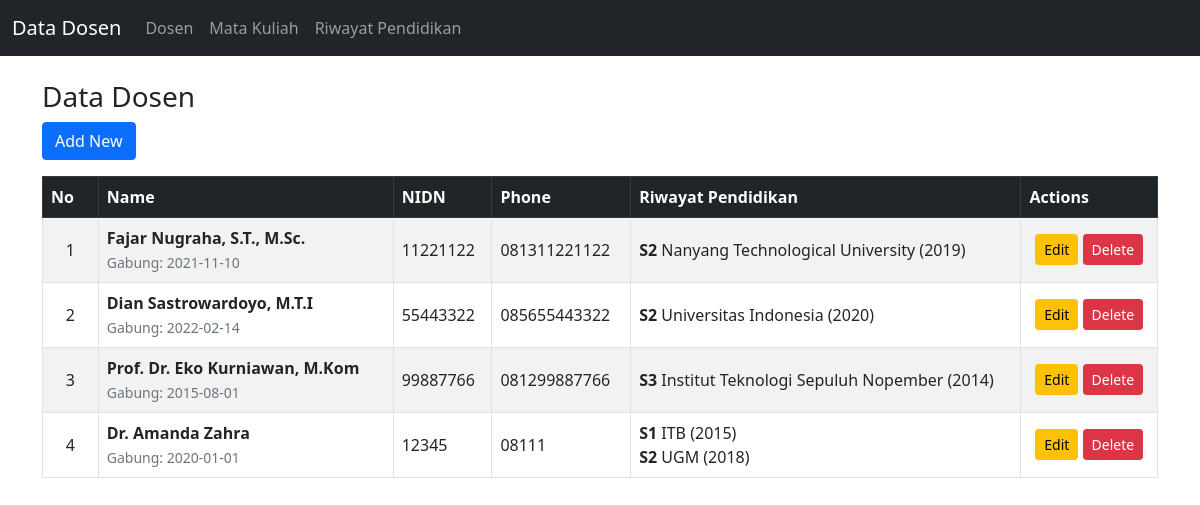
The page / on the database its author committed.
### tables this page shows
CREATE TABLE `lecturers` (
  `id` int(11) NOT NULL AUTO_INCREMENT,
  `name` varchar(100) NOT NULL,
  `nidn` varchar(20) NOT NULL,
  `phone` varchar(20) DEFAULT NULL,
  `join_date` date DEFAULT NULL,
  PRIMARY KEY (`id`)
);

### Controllers/LecturerController.php (called while the page is built, shortened)
<?php
include_once 'models/Lecturer.php';
class LecturerController {
    private $model;
    public function __construct() {
        $db = (new Database())->getConnection();
        $this->model = new Lecturer($db);
    }
    public function index() {
        $lecturers = $this->model->getAll();
        include 'views/Lecturers/index.php';
    }
}
?>

### Models/Lecturer.php (called while the page is built, shortened)
<?php
class Lecturer {
    private $conn;
    public function __construct($db) { $this->conn = $db; }
    public function getAll() {
        $sql = "SELECT lecturers.*,
                GROUP_CONCAT(
                    DISTINCT CONCAT('<b>', educations.degree, '</b> ', educations.institution, ' (', educations.grad_year, ')')
                    SEPARATOR '<br>'
                ) as riwayat_pendidikan
                FROM lecturers
                LEFT JOIN educations ON lecturers.id = educations.lecturer_id
                GROUP BY lecturers.id
                ORDER BY lecturers.id DESC";
        return $this->conn->query($sql);
    }
}
?>

### views/Lecturers/index.php (the view, shortened to what this page needs)
<!doctype html>
<html lang="en">
<head>
  <link href="assets/css/bootstrap.min.css" rel="stylesheet">
</head>
<body>
  <?php include 'views/includes/navbar.php'; ?>
  <div class="container mt-4">
    <h3>Data Dosen</h3>
    <a class="btn btn-primary mb-3" href="index.php?mod=lecturer&action=create">Add New</a>
    <div class="table-responsive">
        <table class="table table-striped table-bordered align-middle">
          <thead class="table-dark">
            <tr>
                <th style="width: 5%;">No</th>
                <th>Name</th>
                <th>NIDN</th>
                <th>Phone</th>
                <th style="width: 35%;">Riwayat Pendidikan</th>
                <th>Actions</th>
            </tr>
          </thead>
          <tbody>
            <?php
            $no = 1;
            if ($lecturers->num_rows > 0) {
                while ($row = $lecturers->fetch_assoc()) {
            ?>
            <tr>
                <td class="text-center"><?= $no++ ?></td>
                <td>
                    <strong><?= $row['name'] ?></strong><br>
                    <small class="text-muted">Gabung: <?= $row['join_date'] ?></small>
                </td>
                <td><?= $row['nidn'] ?></td>
                <td><?= $row['phone'] ?></td>
                <td>
                    <?php
                    if (isset($row['riwayat_pendidikan']) && $row['riwayat_pendidikan']) {
                        echo $row['riwayat_pendidikan'];
                    } else {
                        echo '<span class="badge bg-secondary">Belum ada data</span>';
                    }
                    ?>
                </td>
                <td class="text-center">
                    <a class="btn btn-sm btn-warning" href="index.php?mod=lecturer&action=edit&id=<?= $row['id'] ?>">Edit</a>
                    <a class="btn btn-sm btn-danger" href="index.php?mod=lecturer&action=delete&id=<?= $row['id'] ?>" onclick="return confirm('Yakin ingin menghapus dosen ini?')">Delete</a>
                </td>
            </tr>
            <?php
                }
            } else {
                echo "<tr><td colspan='6' class='text-center'>Data masih kosong.</td></tr>";
            }
            ?>
          </tbody>
        </table>
    </div>
  </div>
</body>
</html>

### rows shown on the page
lecturers: name "Fajar Nugraha, S.T., M.Sc.", join_date "2021-11-10", nidn "11221122", phone "081311221122", riwayat_pendidikan "S2 Nanyang Technological University (2019)"
lecturers: name "Dian Sastrowardoyo, M.T.I", join_date "2022-02-14", nidn "55443322", phone "085655443322", riwayat_pendidikan "S2 Universitas Indonesia (2020)"
lecturers: name "Prof. Dr. Eko Kurniawan, M.Kom", join_date "2015-08-01", nidn "99887766", phone "081299887766", riwayat_pendidikan "S3 Institut Teknologi Sepuluh Nopember (2014)"
lecturers: name "Dr. Amanda Zahra", join_date "2020-01-01", nidn "12345", phone "08111", riwayat_pendidikan "S1 ITB (2015) S2 UGM (2018)"
